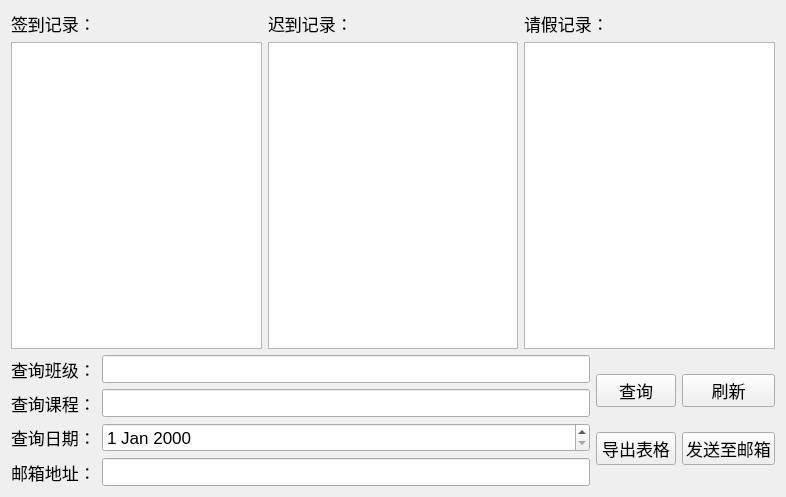
<?xml version="1.0" encoding="UTF-8"?>
<ui version="4.0">
 <class>Statistics</class>
 <widget class="QWidget" name="Statistics">
  <property name="geometry">
   <rect>
    <x>0</x>
    <y>0</y>
    <width>786</width>
    <height>497</height>
   </rect>
  </property>
  <property name="windowTitle">
   <string>Form</string>
  </property>
  <layout class="QGridLayout" name="gridLayout_4">
   <item row="0" column="0" colspan="2">
    <layout class="QGridLayout" name="gridLayout">
     <item row="0" column="0">
      <widget class="QLabel" name="label">
       <property name="font">
        <font>
         <pointsize>13</pointsize>
        </font>
       </property>
       <property name="text">
        <string>签到记录：</string>
       </property>
      </widget>
     </item>
     <item row="0" column="1">
      <spacer name="horizontalSpacer">
       <property name="orientation">
        <enum>Qt::Horizontal</enum>
       </property>
       <property name="sizeHint" stdset="0">
        <size>
         <width>40</width>
         <height>20</height>
        </size>
       </property>
      </spacer>
     </item>
     <item row="0" column="2">
      <widget class="QLabel" name="label_2">
       <property name="font">
        <font>
         <pointsize>13</pointsize>
        </font>
       </property>
       <property name="text">
        <string>迟到记录：</string>
       </property>
      </widget>
     </item>
     <item row="0" column="3">
      <spacer name="horizontalSpacer_2">
       <property name="orientation">
        <enum>Qt::Horizontal</enum>
       </property>
       <property name="sizeHint" stdset="0">
        <size>
         <width>40</width>
         <height>20</height>
        </size>
       </property>
      </spacer>
     </item>
     <item row="0" column="4">
      <widget class="QLabel" name="label_3">
       <property name="font">
        <font>
         <pointsize>13</pointsize>
        </font>
       </property>
       <property name="text">
        <string>请假记录：</string>
       </property>
      </widget>
     </item>
     <item row="0" column="5">
      <spacer name="horizontalSpacer_3">
       <property name="orientation">
        <enum>Qt::Horizontal</enum>
       </property>
       <property name="sizeHint" stdset="0">
        <size>
         <width>40</width>
         <height>20</height>
        </size>
       </property>
      </spacer>
     </item>
     <item row="1" column="0" colspan="2">
      <widget class="QTableWidget" name="tableWidget"/>
     </item>
     <item row="1" column="2" colspan="2">
      <widget class="QTableWidget" name="tableWidget_2"/>
     </item>
     <item row="1" column="4" colspan="2">
      <widget class="QTableWidget" name="tableWidget_3"/>
     </item>
    </layout>
   </item>
   <item row="1" column="0">
    <layout class="QGridLayout" name="gridLayout_2">
     <item row="0" column="0">
      <widget class="QLabel" name="label_4">
       <property name="font">
        <font>
         <pointsize>13</pointsize>
        </font>
       </property>
       <property name="text">
        <string>查询班级：</string>
       </property>
      </widget>
     </item>
     <item row="0" column="1">
      <widget class="QLineEdit" name="lineEdit">
       <property name="font">
        <font>
         <pointsize>13</pointsize>
        </font>
       </property>
      </widget>
     </item>
     <item row="1" column="0">
      <widget class="QLabel" name="label_5">
       <property name="font">
        <font>
         <pointsize>13</pointsize>
        </font>
       </property>
       <property name="text">
        <string>查询课程：</string>
       </property>
      </widget>
     </item>
     <item row="1" column="1">
      <widget class="QLineEdit" name="lineEdit_2">
       <property name="font">
        <font>
         <pointsize>13</pointsize>
        </font>
       </property>
      </widget>
     </item>
     <item row="2" column="0">
      <widget class="QLabel" name="label_6">
       <property name="font">
        <font>
         <pointsize>13</pointsize>
        </font>
       </property>
       <property name="text">
        <string>查询日期：</string>
       </property>
      </widget>
     </item>
     <item row="2" column="1">
      <widget class="QDateEdit" name="dateEdit">
       <property name="font">
        <font>
         <pointsize>13</pointsize>
        </font>
       </property>
      </widget>
     </item>
     <item row="3" column="0">
      <widget class="QLabel" name="label_7">
       <property name="font">
        <font>
         <pointsize>13</pointsize>
        </font>
       </property>
       <property name="text">
        <string>邮箱地址：</string>
       </property>
      </widget>
     </item>
     <item row="3" column="1">
      <widget class="QLineEdit" name="lineEdit_3">
       <property name="font">
        <font>
         <pointsize>13</pointsize>
        </font>
       </property>
      </widget>
     </item>
    </layout>
   </item>
   <item row="1" column="1">
    <layout class="QGridLayout" name="gridLayout_3">
     <item row="0" column="0">
      <widget class="QPushButton" name="pushButton">
       <property name="font">
        <font>
         <pointsize>13</pointsize>
        </font>
       </property>
       <property name="text">
        <string>查询</string>
       </property>
      </widget>
     </item>
     <item row="0" column="1">
      <widget class="QPushButton" name="pushButton_2">
       <property name="font">
        <font>
         <pointsize>13</pointsize>
        </font>
       </property>
       <property name="text">
        <string>刷新</string>
       </property>
      </widget>
     </item>
     <item row="1" column="0">
      <widget class="QPushButton" name="pushButton_4">
       <property name="font">
        <font>
         <pointsize>13</pointsize>
        </font>
       </property>
       <property name="text">
        <string>导出表格</string>
       </property>
      </widget>
     </item>
     <item row="1" column="1">
      <widget class="QPushButton" name="pushButton_3">
       <property name="font">
        <font>
         <pointsize>13</pointsize>
        </font>
       </property>
       <property name="text">
        <string>发送至邮箱</string>
       </property>
      </widget>
     </item>
    </layout>
   </item>
  </layout>
 </widget>
 <resources/>
 <connections/>
</ui>
